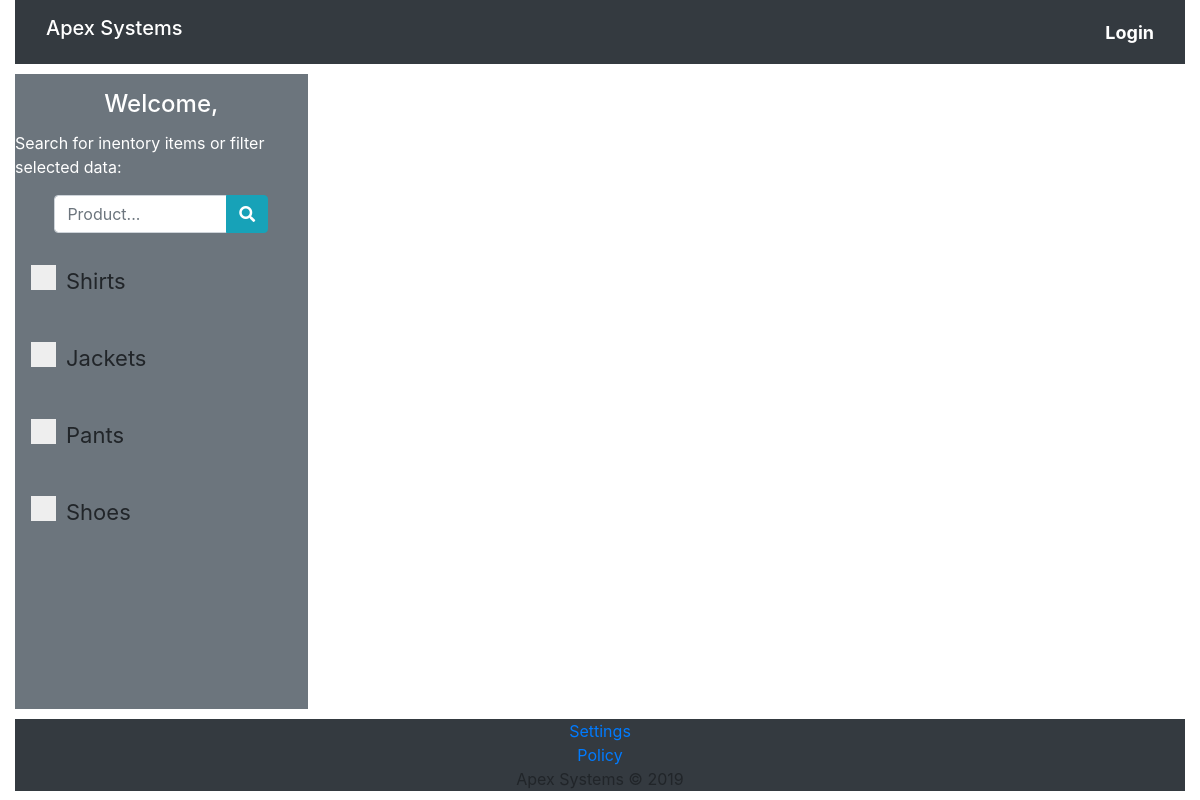
The app's page /home.php with its own data.
### tables this page shows
CREATE TABLE category (
  category_id INT NOT NULL AUTO_INCREMENT,
  category_name CHAR(50) NOT NULL,
  PRIMARY KEY (category_id)
);

### home.php (the view, shortened to what this page needs)
<?php
  include('./includes/header.php');
  include('./database/database.php');
?>
<body class="container-fluid">
  <main class="main-content row">
    <div class="col-md-3 col-sm-12 bg-secondary">
      <div class="row text-white">
        <h4 class="pt-3 mx-auto">Welcome, <?php echo $_SESSION['userEmail']; ?></h4>
        <p class="pt-1 mx-auto">Search for inentory items or filter selected data:</p>
      </div>
      <div class="row">
        <div class="col-10 offset-1 input-group mb-3">
          <input id="inputBar" type="text" class="form-control" placeholder="Product..." aria-label="Username" aria-describedby="basic-addon1">
          <div class="input-group-append">
            <button id="inputButton" class="btn btn-info" type="button"><i class="fas fa-search"></i></button>
          </div>
        </div>
      </div>
      <div class="row">
        <?php
          $query = "SELECT * FROM category";
          $result = @mysqli_query($connection, $query);
          while ($row = mysqli_fetch_array($result, MYSQLI_ASSOC)) {
            echo "<div class='p-3 col-12'>";
            echo "<label onclick='displayCategory(" . $row['category_id'] . ")' class='checkbox-inline checkbox-container'><input class='mr-2 checkbox' type='checkbox'>" . $row['category_name'] . "<span class='checkmark'></span></label>";
            echo "</div>";
          }
        ?>
      </div>
    </div>
    <div class="col-md-9 col-sm-12">
    </div>
  </main>
</body>
<?php include('./includes/footer.php'); ?>

### css/style.css (style rules this page uses)
html { width: 100%; height: 100%; }
.main-content { min-height: calc(100vh - 145px); width: auto; margin: 0px; padding: 10px 0px; }
.checkbox-container { display: block; position: relative; padding-left: 35px; margin-bottom: 12px; cursor: pointer; font-size: 22px; -webkit-user-select: none; -moz-user-select: none; -ms-user-select: none; user-select: none; }
.checkmark { position: absolute; top: 0; left: 0; height: 25px; width: 25px; background-color: #eee; }
.checkmark:after { content: ""; position: absolute; display: none; }
.checkbox-container .checkmark:after { left: 9px; top: 4px; width: 7px; height: 14px; border: solid white; border-width: 0 3px 3px 0; -webkit-transform: rotate(45deg); -ms-transform: rotate(45deg); transform: rotate(45deg); }

### records on screen
category: category_name "Shirts"
category: category_name "Jackets"
category: category_name "Pants"
category: category_name "Shoes"
